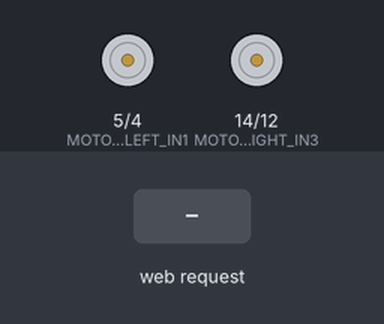
This sketch was run on a simulated ESP8266 (NodeMCU). On the bench: motor-driver pin pairs drawn as motors (green arrow = first pin HIGH = forward, orange = second pin HIGH = backward, longer = more drive). The inputs (shaded band) are chosen by the test bench. WiFi joins after 1.5 s; servers stay silent unless stated; what the sketch prints to the serial monitor is not drawn.

Above: at 1.7 s.
1.8 s: HTTP request GET /cmd?action=TURN_LEFT received
At 1.92 s:
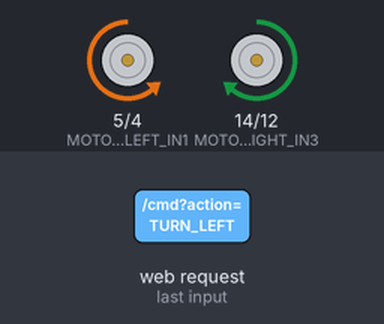
3.5 s: HTTP request GET /cmd?action=TURN_RIGHT received
At 3.62 s:
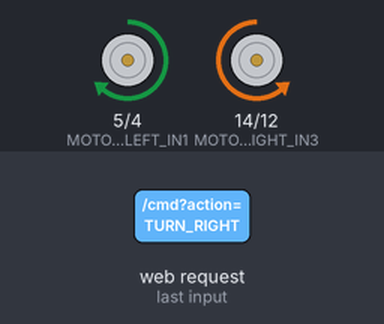
Timing chart, 0 to 6.5 s (numbered marks = the images above; inputs shaded):
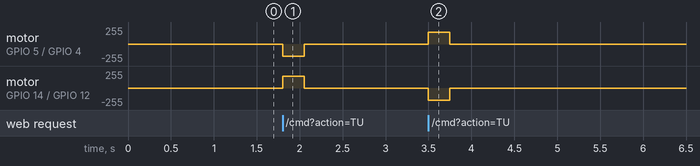

The sketch:

esp32_sentinel.ino
```cpp
/**
 * ==============================================================================
 * SENTINEL — Autonomous Rover Firmware for HW-094
 * Direct 4-Wire Control (IN1, IN2, IN3, IN4) with PWM Speed Support
 * Dual-Compatible: NodeMCU ESP8266-12E and ESP32
 * ==============================================================================
 */

#if defined(ESP8266)
  #include <ESP8266WiFi.h>
  #include <ESP8266WebServer.h>
  typedef ESP8266WebServer WebServerType;
#else
  #include <WiFi.h>
  #include <WebServer.h>
  typedef WebServer WebServerType;
#endif

#include "config.h"

WebServerType server(HTTP_SERVER_PORT);

// State tracking
unsigned long lastCommandTime = 0;
bool isEmergencyStopped = false;
String currentAction = "IDLE";
int currentSpeed = 0;
float currentDistanceCm = -1.0;
unsigned long pulseEndTime = 0;

void setupMotors() {
  pinMode(MOTOR_LEFT_IN1, OUTPUT);
  pinMode(MOTOR_LEFT_IN2, OUTPUT);
  pinMode(MOTOR_RIGHT_IN3, OUTPUT);
  pinMode(MOTOR_RIGHT_IN4, OUTPUT);

  #if defined(ESP8266)
    analogWriteRange(255);  // Set standard 8-bit PWM (0-255)
  #endif

  stopMotors();
}

void setupSensors() {
  pinMode(ULTRASONIC_TRIG_PIN, OUTPUT);
  pinMode(ULTRASONIC_ECHO_PIN, INPUT);
  digitalWrite(ULTRASONIC_TRIG_PIN, LOW);
}

void writeMotorPin(int pin, int speed) {
  if (speed >= 240) {
    digitalWrite(pin, HIGH);
  } else if (speed <= 0) {
    digitalWrite(pin, LOW);
  } else {
    analogWrite(pin, speed);
  }
}

void stopMotors() {
  digitalWrite(MOTOR_LEFT_IN1, LOW);
  digitalWrite(MOTOR_LEFT_IN2, LOW);
  digitalWrite(MOTOR_RIGHT_IN3, LOW);
  digitalWrite(MOTOR_RIGHT_IN4, LOW);
  currentAction = "STOP";
}

void moveForward(int speed) {
  if (isEmergencyStopped) return;
  speed = constrain(speed, 0, 255);
  // Left Motor Forward: IN1 = HIGH/PWM, IN2 = LOW
  writeMotorPin(MOTOR_LEFT_IN1, speed);
  digitalWrite(MOTOR_LEFT_IN2, LOW);
  // Right Motor Forward: IN3 = HIGH/PWM, IN4 = LOW
  writeMotorPin(MOTOR_RIGHT_IN3, speed);
  digitalWrite(MOTOR_RIGHT_IN4, LOW);
  currentAction = "MOVE_FORWARD";
}

void turnLeft(int speed) {
  if (isEmergencyStopped) return;
  speed = constrain(speed, 0, 255);
  // Left Motor Reverse: IN1 = LOW, IN2 = HIGH/PWM
  digitalWrite(MOTOR_LEFT_IN1, LOW);
  writeMotorPin(MOTOR_LEFT_IN2, speed);
  // Right Motor Forward: IN3 = HIGH/PWM, IN4 = LOW
  writeMotorPin(MOTOR_RIGHT_IN3, speed);
  digitalWrite(MOTOR_RIGHT_IN4, LOW);
  currentAction = "TURN_LEFT";
}

void turnRight(int speed) {
  if (isEmergencyStopped) return;
  speed = constrain(speed, 0, 255);
  // Left Motor Forward: IN1 = HIGH/PWM, IN2 = LOW
  writeMotorPin(MOTOR_LEFT_IN1, speed);
  digitalWrite(MOTOR_LEFT_IN2, LOW);
  // Right Motor Reverse: IN3 = LOW, IN4 = HIGH/PWM
  digitalWrite(MOTOR_RIGHT_IN3, LOW);
  writeMotorPin(MOTOR_RIGHT_IN4, speed);
  currentAction = "TURN_RIGHT";
}

float readUltrasonic() {
  digitalWrite(ULTRASONIC_TRIG_PIN, LOW);
  delayMicroseconds(2);
  digitalWrite(ULTRASONIC_TRIG_PIN, HIGH);
  delayMicroseconds(10);
  digitalWrite(ULTRASONIC_TRIG_PIN, LOW);

  long duration = pulseIn(ULTRASONIC_ECHO_PIN, HIGH, 25000); // 25ms timeout (~4m max)
  if (duration == 0) return -1.0;
  return (duration * 0.0343) / 2.0;
}

// HTTP API Handlers
void handleCommand() {
  String action = "";
  int duration = 250;
  int speed = 180;

  // 1. Check Query Parameters (e.g., /cmd?action=MOVE_FORWARD&speed=180)
  if (server.hasArg("action")) {
    action = server.arg("action");
    if (server.hasArg("speed")) speed = server.arg("speed").toInt();
    if (server.hasArg("duration_ms")) duration = server.arg("duration_ms").toInt();
  }
  // 2. Check JSON Body (supports arbitrary whitespace)
  else if (server.hasArg("plain")) {
    String body = server.arg("plain");

    int actKey = body.indexOf("\"action\"");
    if (actKey != -1) {
      int colon = body.indexOf(":", actKey);
      int q1 = body.indexOf("\"", colon);
      int q2 = body.indexOf("\"", q1 + 1);
      if (q1 != -1 && q2 != -1) {
        action = body.substring(q1 + 1, q2);
      }
    }

    int spdKey = body.indexOf("\"speed\"");
    if (spdKey != -1) {
      int colon = body.indexOf(":", spdKey);
      int end = body.indexOf(",", colon);
      if (end == -1) end = body.indexOf("}", colon);
      if (end != -1) speed = body.substring(colon + 1, end).toInt();
    }

    int durKey = body.indexOf("\"duration_ms\"");
    if (durKey != -1) {
      int colon = body.indexOf(":", durKey);
      int end = body.indexOf(",", colon);
      if (end == -1) end = body.indexOf("}", colon);
      if (end != -1) duration = body.substring(colon + 1, end).toInt();
    }
  }

  action.trim();
  if (action.length() == 0) {
    server.send(400, "application/json", "{\"status\":\"ERROR\",\"message\":\"Invalid action\"}");
    return;
  }

  lastCommandTime = millis();
  pulseEndTime = millis() + duration;

  if (action == "EMERGENCY_STOP") {
    isEmergencyStopped = true;
    stopMotors();
    server.send(200, "application/json", "{\"status\":\"OK\",\"message\":\"EMERGENCY_STOPPED\"}");
    return;
  }

  if (isEmergencyStopped && action != "RESET_EMERGENCY") {
    server.send(403, "application/json", "{\"status\":\"ERROR\",\"message\":\"Rover is in EMERGENCY_STOP mode\"}");
    return;
  }

  if (action == "RESET_EMERGENCY") {
    isEmergencyStopped = false;
    stopMotors();
    server.send(200, "application/json", "{\"status\":\"OK\",\"message\":\"Emergency cleared\"}");
    return;
  }

  if (action == "MOVE_FORWARD") {
    moveForward(speed);
  } else if (action == "TURN_LEFT") {
    turnLeft(speed);
  } else if (action == "TURN_RIGHT") {
    turnRight(speed);
  } else if (action == "STOP") {
    stopMotors();
  }

  server.send(200, "application/json", "{\"status\":\"OK\",\"action\":\"" + action + "\",\"speed\":" + String(speed) + "}");
}

void handleTelemetry() {
  currentDistanceCm = readUltrasonic();
  String json = "{";
  json += "\"rover_id\":\"SENTINEL-MK1\",";
  json += "\"is_connected\":true,";
  json += "\"current_state\":\"" + currentAction + "\",";
  json += "\"is_emergency_stop\":" + String(isEmergencyStopped ? "true" : "false") + ",";
  json += "\"ultrasonic_distance_cm\":" + String(currentDistanceCm, 1) + ",";
  json += "\"rssi_dbm\":" + String(WiFi.RSSI());
  json += "}";
  server.send(200, "application/json", json);
}

void setup() {
  Serial.begin(115200);
  delay(500);
  Serial.println("\n[SENTINEL] Booting Rover Firmware for HW-094...");

  setupMotors();
  setupSensors();

  #if WIFI_MODE_AP
    WiFi.softAP(AP_SSID, AP_PASSWORD);
    Serial.print("[WiFi] Access Point started: ");
    Serial.println(AP_SSID);
    Serial.print("[WiFi] IP: ");
    Serial.println(WiFi.softAPIP());
  #else
    WiFi.begin(STA_SSID, STA_PASSWORD);
    while (WiFi.status() != WL_CONNECTED) {
      delay(300);
      Serial.print(".");
    }
    Serial.print("\n[WiFi] Connected. IP: ");
    Serial.println(WiFi.localIP());
  #endif

  server.on("/cmd", handleCommand);
  server.on("/telemetry", handleTelemetry);
  server.begin();
  Serial.println("[HTTP] Server listening.");
}

void loop() {
  server.handleClient();

  // Pulse duration timeout
  if (pulseEndTime > 0 && millis() >= pulseEndTime && currentAction != "STOP") {
    stopMotors();
    pulseEndTime = 0;
  }

  // Safety Watchdog
  if (millis() - lastCommandTime > WATCHDOG_TIMEOUT_MS && currentAction != "STOP") {
    stopMotors();
  }
}
```

config.h
```cpp
#ifndef SENTINEL_CONFIG_H
#define SENTINEL_CONFIG_H

/**
 * ==============================================================================
 * SENTINEL ROVER HARDWARE CONFIGURATION — HW-094 (No ENA/ENB required)
 * Configured specifically for NodeMCU ESP8266-12E and HW-094 Motor Driver
 * ==============================================================================
 */

// --- Wi-Fi Configuration ---
#define WIFI_MODE_AP true                // true: creates Access Point, false: connects to local Wi-Fi
#define AP_SSID       "SENTINEL_ROVER"
#define AP_PASSWORD   "sentinel123"

#define STA_SSID      "YOUR_WIFI_SSID"
#define STA_PASSWORD  "YOUR_WIFI_PASSWORD"

#define HTTP_SERVER_PORT 8080

// --- Safety & Watchdog ---
#define WATCHDOG_TIMEOUT_MS 500          // Auto-stop motors if no command received within 500ms

#if defined(ESP8266)
  // ============================================================================
  // NodeMCU ESP8266-12E Pin Mapping for HW-094
  // ============================================================================
  // Direct 4-wire control (ENA & ENB are hardwired on HW-094)
  #define MOTOR_LEFT_IN1      5   // NodeMCU Pin D1 (Left Motor Forward)
  #define MOTOR_LEFT_IN2      4   // NodeMCU Pin D2 (Left Motor Reverse)
  #define MOTOR_RIGHT_IN3    14   // NodeMCU Pin D5 (Right Motor Forward)
  #define MOTOR_RIGHT_IN4    12   // NodeMCU Pin D6 (Right Motor Reverse)

  // Ultrasonic Sensor
  #define ULTRASONIC_TRIG_PIN 13  // NodeMCU Pin D7
  #define ULTRASONIC_ECHO_PIN 15  // NodeMCU Pin D8

#else
  // ============================================================================
  // ESP32-12E Pin Mapping for HW-094
  // ============================================================================
  #define MOTOR_LEFT_IN1     16   // ESP32 Pin RX2 / D16 (Left Motor Forward)
  #define MOTOR_LEFT_IN2     17   // ESP32 Pin TX2 / D17 (Left Motor Reverse)
  #define MOTOR_RIGHT_IN3    18   // ESP32 Pin D18 (Right Motor Forward)
  #define MOTOR_RIGHT_IN4    19   // ESP32 Pin D19 (Right Motor Reverse)

  // Ultrasonic Sensor
  #define ULTRASONIC_TRIG_PIN 22  // ESP32 Pin D22
  #define ULTRASONIC_ECHO_PIN 23  // ESP32 Pin D23
#endif

#endif // SENTINEL_CONFIG_H
```

Measured:
- after the input at 1.8 s, motor on GPIO 5 (MOTOR_LEFT_IN1) / GPIO 4 (MOTOR_LEFT_IN2): stopped → backward 180/255 at once, → stopped 0.25 s later; motor on GPIO 14 (MOTOR_RIGHT_IN3) / GPIO 12 (MOTOR_RIGHT_IN4): stopped → forward 180/255 at once, → stopped 0.25 s later
- after the input at 3.5 s, motor on GPIO 5 (MOTOR_LEFT_IN1) / GPIO 4 (MOTOR_LEFT_IN2): stopped → forward 180/255 at once, → stopped 0.25 s later; motor on GPIO 14 (MOTOR_RIGHT_IN3) / GPIO 12 (MOTOR_RIGHT_IN4): stopped → backward 180/255 at once, → stopped 0.25 s later
